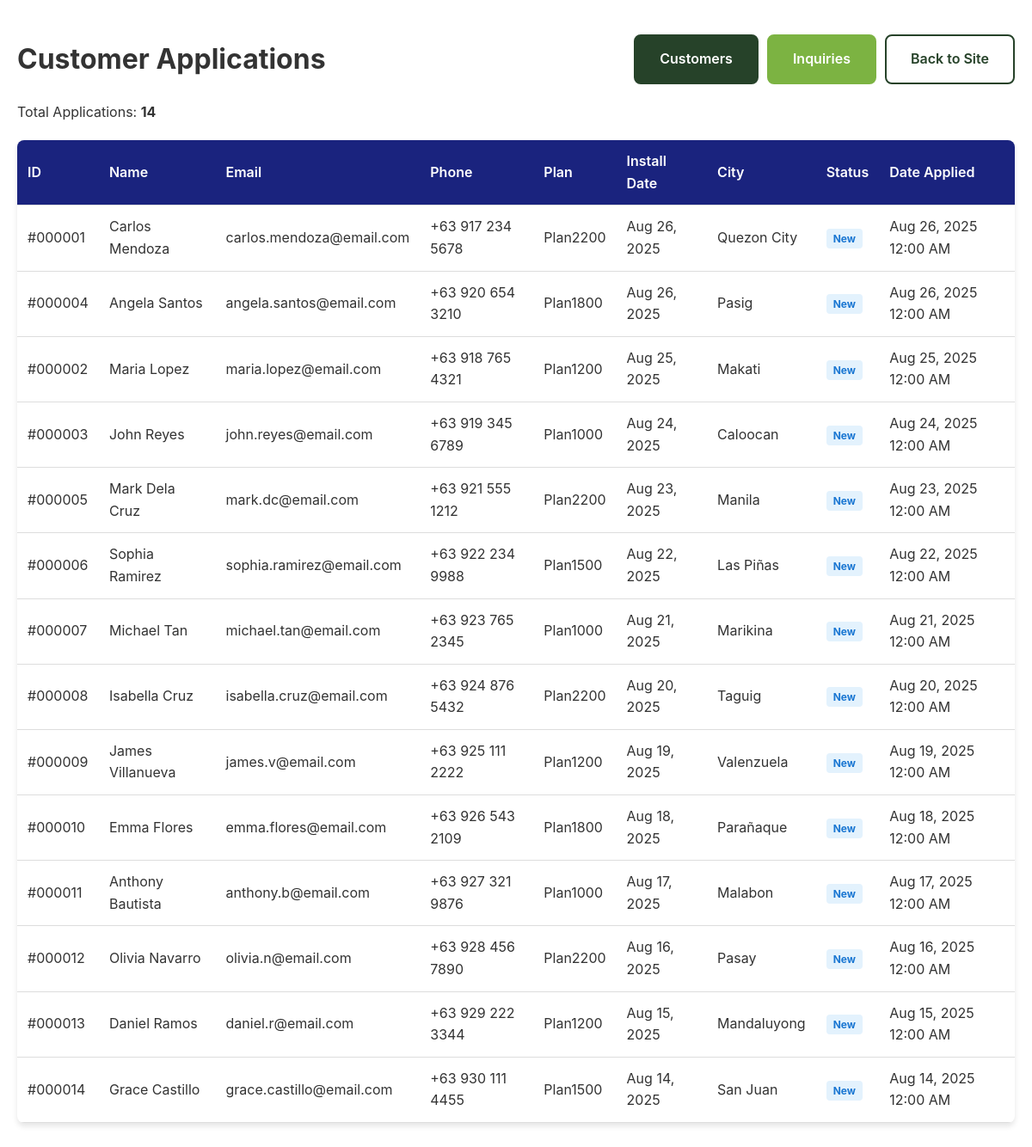
The app's page /view_customers.php with its own data.
### tables this page shows
CREATE TABLE customers (
    id INT AUTO_INCREMENT PRIMARY KEY,
    name VARCHAR(100) NOT NULL,
    email VARCHAR(100) NOT NULL,
    phone VARCHAR(20) NOT NULL,
    plan VARCHAR(50) NOT NULL,
    message TEXT,
    first_name VARCHAR(50),
    last_name VARCHAR(50),
    middle_name VARCHAR(50),
    birth_date DATE,
    gender VARCHAR(20),
    alternate_phone VARCHAR(20),
    street_address VARCHAR(200),
    barangay VARCHAR(100),
    city VARCHAR(100),
    province VARCHAR(100),
    zip_code VARCHAR(10),
    landmarks TEXT,
    install_date DATE,
    install_time VARCHAR(20),
    payment_method VARCHAR(50),
    referral_source VARCHAR(50),
    special_requests TEXT,
    marketing_consent BOOLEAN DEFAULT FALSE,
    status ENUM('Pending', 'Approved', 'Rejected', 'Active') DEFAULT 'Pending',
    date TIMESTAMP DEFAULT CURRENT_TIMESTAMP,
    approved_date DATE NULL
);

### view_customers.php (the view, shortened to what this page needs)
<?php
require_once 'db_connect.php';
$sql = "SELECT * FROM customers ORDER BY date DESC";
$result = $conn->query($sql);
?>
<!DOCTYPE html>
<html lang="en">
<head>
    <link rel="stylesheet" href="styles.css">
</head>
<body>
    <div class="admin-container">
        <div class="admin-header">
            <h1>Customer Applications</h1>
            <div class="admin-nav">
                <a href="view_customers.php" class="btn btn-primary">Customers</a>
                <a href="view_inquiries.php" class="btn btn-secondary">Inquiries</a>
                <a href="index.html" class="btn btn-outline">Back to Site</a>
            </div>
        </div>
        <?php if ($result && $result->num_rows > 0): ?>
            <p>Total Applications: <strong><?php echo $result->num_rows; ?></strong></p>
            <table class="admin-table">
                <thead>
                    <tr>
                        <th>ID</th>
                        <th>Name</th>
                        <th>Email</th>
                        <th>Phone</th>
                        <th>Plan</th>
                        <th>Install Date</th>
                        <th>City</th>
                        <th>Status</th>
                        <th>Date Applied</th>
                    </tr>
                </thead>
                <tbody>
                    <?php while($row = $result->fetch_assoc()): ?>
                    <tr>
                        <td>#<?php echo str_pad($row['id'], 6, '0', STR_PAD_LEFT); ?></td>
                        <td><?php echo htmlspecialchars($row['name']); ?></td>
                        <td><?php echo htmlspecialchars($row['email']); ?></td>
                        <td><?php echo htmlspecialchars($row['phone']); ?></td>
                        <td><?php echo htmlspecialchars($row['plan']); ?></td>
                        <td><?php echo $row['install_date'] ? date('M j, Y', strtotime($row['install_date'])) : 'N/A'; ?></td>
                        <td><?php echo htmlspecialchars($row['city']); ?></td>
                        <td><span class="status-badge status-new">New</span></td>
                        <td><?php echo date('M j, Y g:i A', strtotime($row['date'])); ?></td>
                    </tr>
                    <?php endwhile; ?>
                </tbody>
            </table>
        <?php endif; ?>
    </div>
</body>
</html>

### styles.css (style rules this page uses)
* { margin: 0; padding: 0; box-sizing: border-box; }
html { font-size: 16px; scroll-behavior: smooth; scrollbar-width: thin; scrollbar-color: #264229 #f1f1f1; }
body { font-family: -apple-system, BlinkMacSystemFont, "Segoe UI", Roboto, Oxygen, Ubuntu, Cantarell, sans-serif; line-height: 1.6; color: #333; }
.btn { display: inline-block; padding: 14px 28px; border: 2px solid transparent; border-radius: 8px; text-decoration: none; font-weight: 600; text-align: center; cursor: pointer; transition: all 0.3s ease; font-size: 16px; position: relative; overflow: hidden; }
.btn::before { content: ""; position: absolute; top: 0; left: -100%; width: 100%; height: 100%; background: linear-gradient(90deg, transparent, rgba(255, 255, 255, 0.2), transparent); transition: left 0.5s; }
.btn-primary { background: #264229; color: white; border-color: #264229; }
.btn-secondary { background: #7cb342; color: white; border-color: #7cb342; }
.btn-outline { background: transparent; color: #264229; border-color: #264229; }

### view_customers.php (style rules this page uses)
.admin-container { max-width: 1200px; margin: 20px auto; padding: 20px; }
.admin-table { width: 100%; border-collapse: collapse; margin-top: 20px; background: white; border-radius: 8px; overflow: hidden; box-shadow: 0 4px 6px rgba(0,0,0,0.1); }
.admin-table th, .admin-table td { padding: 12px; text-align: left; border-bottom: 1px solid #ddd; }
.admin-table th { background-color: #1a237e; color: white; font-weight: 600; }
.admin-header { display: flex; justify-content: space-between; align-items: center; margin-bottom: 20px; }
.admin-nav { display: flex; gap: 10px; }
.status-badge { padding: 4px 8px; border-radius: 4px; font-size: 12px; font-weight: bold; }
.status-new { background: #e3f2fd; color: #1976d2; }

### records on screen
customers: id "000001", name "Carlos Mendoza", email "carlos.mendoza@email.com", phone "+63 917 234 5678", plan "Plan2200", install_date "Aug 26, 2025", city "Quezon City", date "Aug 26, 2025 12:00 AM"
customers: id "000004", name "Angela Santos", email "angela.santos@email.com", phone "+63 920 654 3210", plan "Plan1800", install_date "Aug 26, 2025", city "Pasig", date "Aug 26, 2025 12:00 AM"
customers: id "000002", name "Maria Lopez", email "maria.lopez@email.com", phone "+63 918 765 4321", plan "Plan1200", install_date "Aug 25, 2025", city "Makati", date "Aug 25, 2025 12:00 AM"
customers: id "000003", name "John Reyes", email "john.reyes@email.com", phone "+63 919 345 6789", plan "Plan1000", install_date "Aug 24, 2025", city "Caloocan", date "Aug 24, 2025 12:00 AM"
customers: id "000005", name "Mark Dela Cruz", email "mark.dc@email.com", phone "+63 921 555 1212", plan "Plan2200", install_date "Aug 23, 2025", city "Manila", date "Aug 23, 2025 12:00 AM"
customers: id "000006", name "Sophia Ramirez", email "sophia.ramirez@email.com", phone "+63 922 234 9988", plan "Plan1500", install_date "Aug 22, 2025", city "Las Piñas", date "Aug 22, 2025 12:00 AM"
customers: id "000007", name "Michael Tan", email "michael.tan@email.com", phone "+63 923 765 2345", plan "Plan1000", install_date "Aug 21, 2025", city "Marikina", date "Aug 21, 2025 12:00 AM"
customers: id "000008", name "Isabella Cruz", email "isabella.cruz@email.com", phone "+63 924 876 5432", plan "Plan2200", install_date "Aug 20, 2025", city "Taguig", date "Aug 20, 2025 12:00 AM"
customers: id "000009", name "James Villanueva", email "james.v@email.com", phone "+63 925 111 2222", plan "Plan1200", install_date "Aug 19, 2025", city "Valenzuela", date "Aug 19, 2025 12:00 AM"
customers: id "000010", name "Emma Flores", email "emma.flores@email.com", phone "+63 926 543 2109", plan "Plan1800", install_date "Aug 18, 2025", city "Parañaque", date "Aug 18, 2025 12:00 AM"
customers: id "000011", name "Anthony Bautista", email "anthony.b@email.com", phone "+63 927 321 9876", plan "Plan1000", install_date "Aug 17, 2025", city "Malabon", date "Aug 17, 2025 12:00 AM"
customers: id "000012", name "Olivia Navarro", email "olivia.n@email.com", phone "+63 928 456 7890", plan "Plan2200", install_date "Aug 16, 2025", city "Pasay", date "Aug 16, 2025 12:00 AM"
customers: id "000013", name "Daniel Ramos", email "daniel.r@email.com", phone "+63 929 222 3344", plan "Plan1200", install_date "Aug 15, 2025", city "Mandaluyong", date "Aug 15, 2025 12:00 AM"
customers: id "000014", name "Grace Castillo", email "grace.castillo@email.com", phone "+63 930 111 4455", plan "Plan1500", install_date "Aug 14, 2025", city "San Juan", date "Aug 14, 2025 12:00 AM"

### other values on screen
$result->num_rows "14"
